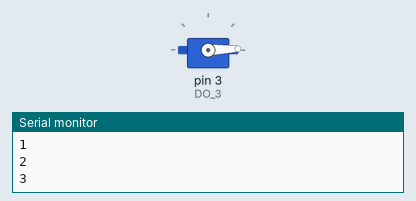
Bench run of a sketch on a simulated Arduino Uno, built with avr-gcc and run on an emulated ATmega328P. Parts: servo, the last lines printed to the serial monitor.

Above: at 45.05 s.
At 47.45 s:
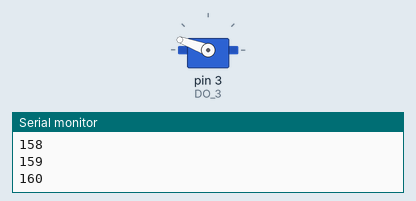
At 55.1 s:
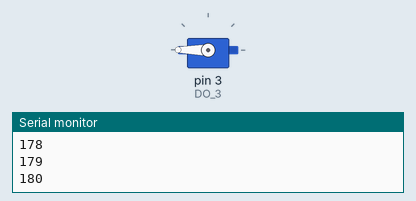
At 65.15 s:
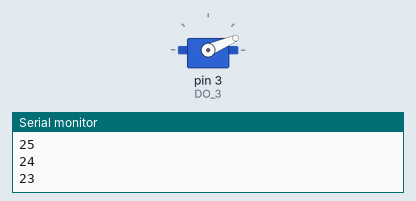
Timing chart, 0 to 91.2 s (numbered marks = the images above):
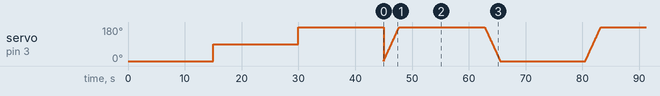

The sketch:

servo_motor_SM-S2309S.ino
```cpp
//libraries
#include <Servo.h>

//object instantiation
Servo motor_1;

//constants
const unsigned int DO_3 = 3; //SERVO MTR w/ PWM

//variables
int motor_angle = 0;
int scan_time = 15;
int delay_time = 15000;

//void setup
void setup() {
  //IO mapping
  motor_1.attach(DO_3);

  //Enabling Serial port
  Serial.begin(9600);

  //Move axis to specific positions, both limits 0, 180 and mid 90
  motor_1.write(0);
  Serial.println("MOVE TO POS_0");
  delay(delay_time);

  motor_1.write(90);
  Serial.println("MOVE TO POS_90");
  delay(delay_time);

  motor_1.write(180);
  Serial.println("MOVE TO POS_180");
  delay(delay_time);

}

//void loop
void loop() {
  Serial.println("FROM 0 to 180");
  for (motor_angle = 0; motor_angle <= 180; motor_angle ++) {
    motor_1.write(motor_angle);
    Serial.println(motor_angle);
    delay(scan_time);
  }
  delay(delay_time);

  Serial.println("FROM 180 to 0");
  for (motor_angle = 180; motor_angle >= 0; motor_angle --) {
    motor_1.write(motor_angle);
    Serial.println(motor_angle);
    delay(scan_time);
  }
  delay(delay_time);
}
```
